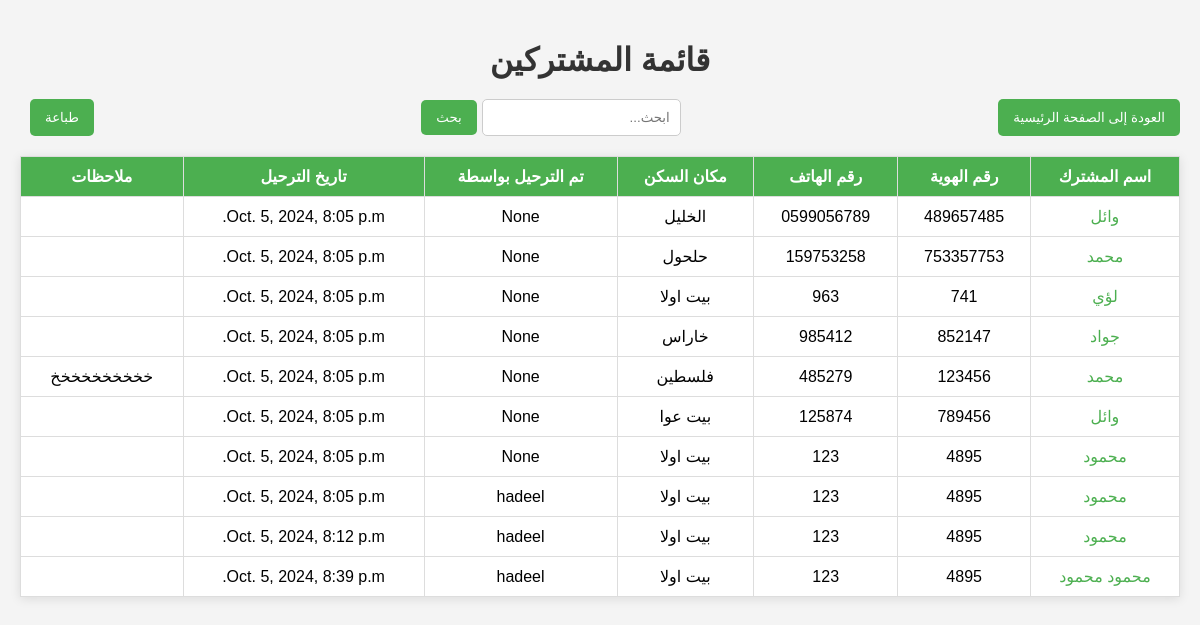
/subscribers/ (signed in), run on an earlier commit of the app's database.
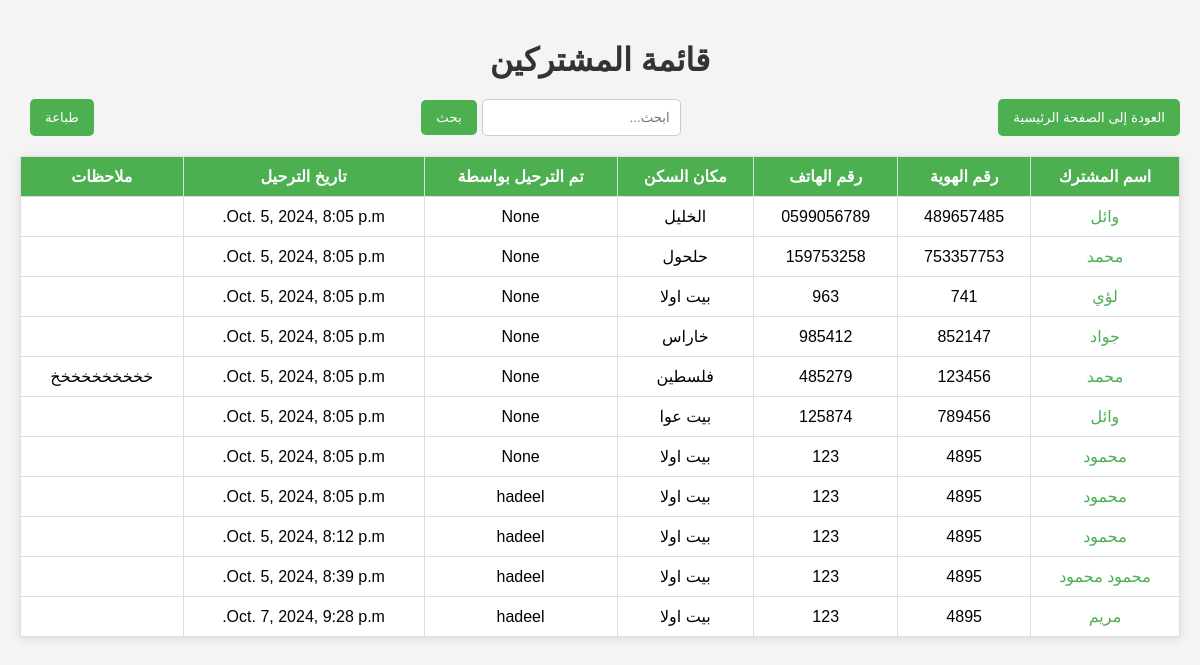
And on a later commit of the database.
### app/models.py (models this page shows, shortened)
class Subscriber(models.Model):
    name = models.CharField(max_length=100)
    id_number = models.CharField(max_length=20)
    phone_number = models.CharField(max_length=15)
    residence  = models.CharField(max_length=255)
    notes = models.TextField(blank=True, null=True)
    migration_by = models.ForeignKey(User, on_delete=models.SET_NULL, null=True, related_name='subscriber_migration_by', verbose_name="تم الترحيل بواسطة")
    migration_at = models.DateTimeField(default=timezone.now, verbose_name="تاريخ الترحيل")

### app/views.py (the view)
# urls.py: path('subscribers/', views.subscribers_list, name='subscribers_list'),
@login_required
def subscribers_list(request):
    query = request.GET.get('q')
    if query:
        subscribers = Subscriber.objects.filter(
            Q(name__icontains=query) |
            Q(id_number__icontains=query) |
            Q(phone_number__icontains=query) |
            Q(residence__icontains=query) |  # البحث في الإقامة
            Q(notes__icontains=query)  # البحث في الملاحظات
        )
    else:
        subscribers = Subscriber.objects.all()
    return render(request, 'subscribers_list.html', {'subscribers': subscribers})

### app/templates/subscribers_list.html (shortened to what this page needs)
<!DOCTYPE html>
<html lang="ar">
<head>
</head>
<body>
    <h1>قائمة المشتركين</h1>
    <div class="header-buttons">
        <button class="main-page-button" onclick="window.location.href='{% url 'MainPage' %}'">العودة إلى الصفحة الرئيسية</button>
        <form method="GET" action="">
            <input type="text" name="q" placeholder="ابحث..." required>
            <button type="submit">بحث</button>
        </form>
        <button onclick="window.print()">طباعة</button>
    </div>
    <table>
        <thead>
            <tr>
                <th>اسم المشترك</th>
                <th>رقم الهوية</th>
                <th>رقم الهاتف</th>
                <th>مكان السكن</th>
                <th>تم الترحيل بواسطة</th>
                <th>تاريخ الترحيل</th>
                <th>ملاحظات</th>
            </tr>
        </thead>
        <tbody>
            {% for subscriber in subscribers %}
            <tr>
                <td><a href="{% url 'subscribers_detail' subscriber.id %}">{{ subscriber.name }}</a></td>
                <td>{{ subscriber.id_number }}</td>
                <td>{{ subscriber.phone_number }}</td>
                <td>{{ subscriber.residence }}</td>
                <td>{{ subscriber.migration_by }}</td>
                <td>{{ subscriber.migration_at }}</td>
                <td>{{ subscriber.notes }}</td>
            </tr>
            {% endfor %}
        </tbody>
    </table>
</body>
</html>

What changed in the data, as far as the page shows it:
added Subscriber: name "مريم", id_number "4895", phone_number "123", residence "بيت اولا", migration_by "hadeel", migration_at "Oct. 7, 2024, 9:28 p.m."
